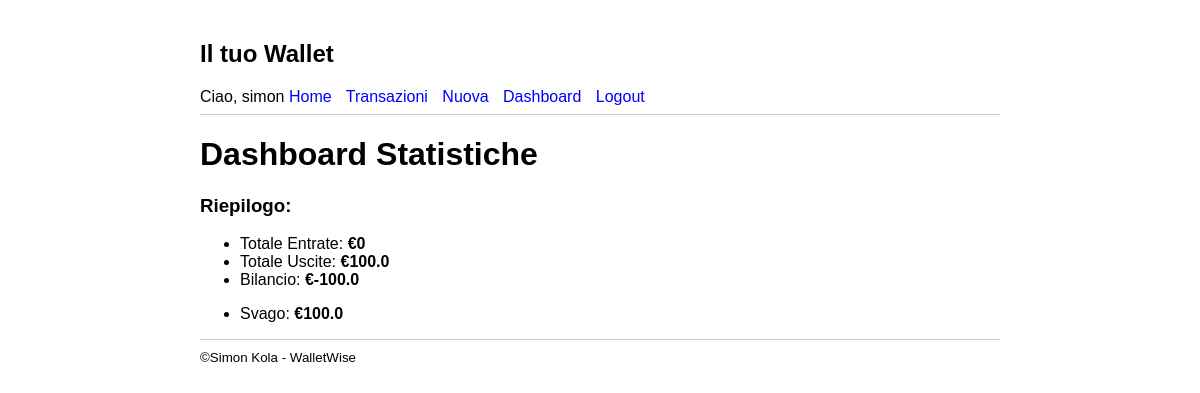
The page /dashboard (signed in) on the database its author committed.
### tables this page shows
CREATE TABLE user (
  id INTEGER PRIMARY KEY AUTOINCREMENT,
  username TEXT UNIQUE NOT NULL,
  password TEXT NOT NULL
);

CREATE TABLE categories (
  id INTEGER PRIMARY KEY AUTOINCREMENT,
  name TEXT NOT NULL
);

### app/main.py (the view)
@bp.route('/dashboard')
def dashboard():
    if g.user is None:
        return redirect(url_for('auth.login'))
    stats = transaction_repository.get_statistics(g.user['id'])
    return render_template('dashboard.html', stats=stats)

### app/auth.py (called while the page is built)
@bp.before_app_request
def load_logged_in_user():
    user_id = session.get('user_id')
    if user_id is None:
        g.user = None
    else:
        g.user = user_repo.get_user_by_id(user_id)

### app/db.py (called while the page is built)
def get_db():
    if 'db' not in g:
        g.db = sqlite3.connect(
            current_app.config['DATABASE']
        )
        g.db.row_factory = sqlite3.Row
    return g.db

### app/repositories/user_repo.py (called while the page is built)
def get_user_by_id(user_id):
    db = get_db()
    user = db.execute(
        "SELECT * FROM user WHERE id = ?", (user_id,)
    ).fetchone()
    return user

### app/templates/dashboard.html
{% extends 'base.html' %}
{% block content %}
    <h1>Dashboard Statistiche</h1>
    <h3>Riepilogo:</h3>
    <ul>
        <li> Totale Entrate: <strong>€{{ stats.entrate }}</strong></li>
        <li> Totale Uscite: <strong>€{{ stats.uscite }}</strong></li>
        <li> Bilancio: <strong>€{{ stats.bilancio }}</strong></li>
    </ul>
    {% if stats.per_categoria %}
        <ul>
        {% for cat in stats.per_categoria %}
            <li>{{ cat.name }}: <strong>€{{ cat.total }}</strong></li>
        {% endfor %}
        </ul>
    {% else %}
        <p>Nessuna spesa registrata.</p>
    {% endif %}
{% endblock %}

### app/templates/base.html (shortened to what this page needs)
<!doctype html>
<html lang="it">
<head>
</head>
<body>
    <nav>
        <h1>Il tuo Wallet</h1>
        {% if g.user %}
            <span>Ciao, {{ g.user['username'] }}</span>
            <a href="{{ url_for('main.index') }}">Home</a>
            <a href="{{ url_for('main.transazioni') }}">Transazioni</a>
            <a href="{{ url_for('main.create') }}">Nuova</a>
            <a href="{{ url_for('main.dashboard') }}">Dashboard</a>
            <a href="{{ url_for('auth.logout') }}">Logout</a>
        {% else %}
            <a href="{{ url_for('auth.register') }}">Registrati</a>
            <a href="{{ url_for('auth.login') }}">Login</a>
        {% endif %}
    </nav>
    <hr>
    <main>
        {% block content %}{% endblock %}
    </main>
    <hr>
    <footer>
        <small>&copy;Simon Kola - WalletWise</small>
    </footer>
</body>
</html>

### app/templates/base.html (style rules this page uses)
body { font-family: sans-serif; max-width: 800px; margin: 0 auto; padding: 20px; }
nav a { margin-right: 10px; text-decoration: none; color: blue; }
hr { border: 0; border-top: 1px solid #ccc; }

### rows shown on the page
user: user.username "simon"
categories: name "Svago", total "100.0"

### other values the page prints
{{ stats.entrate }} "0"
{{ stats.uscite }} "100.0"
{{ stats.bilancio }} "-100.0"
